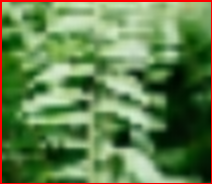
#> input picture images/1227_6_[[630, 340], [842, 524]]_EDSR.png, 212 x 184 px, given in place of 475_4.jpg, which was not available
$ python image.py
#> lines starting #> are read from the running program, lines starting #| are printed output that depends on the picture; pictures that were not available may be replaced by others from this repository, and a replacement may not be noted
import os

import cv2

x_path = r'./data/Archive/low_res'
y_path = r'./data/Archive/high_res'
out_RRDB_path = r'./results/RRDBNet/300_300test'
out_EDSR_path = r'./results/EDSR/300_300test'
x_name = '475_4'
y_name = '475'
h, w = 300, 200

x = cv2.imread(os.path.join(x_path, x_name + '.jpg'))
#> x is the input picture: shape (184, 212, 3); mean B, G, R 77.2, 129.1, 98.4
x = cv2.resize(x, (h * 4, w * 4))
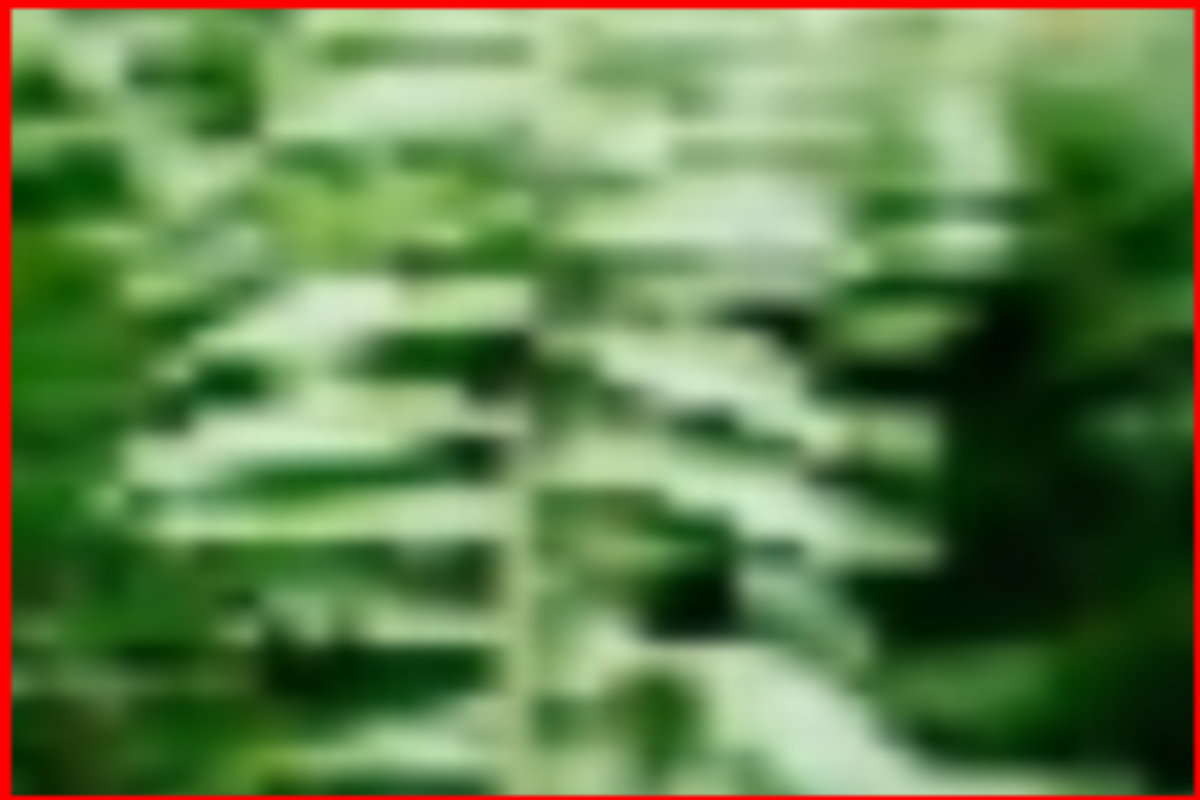
#> x: shape (800, 1200, 3); mean B, G, R 77.1, 129, 98.3
print(x.shape)
#| (800, 1200, 3)
y = cv2.imread(os.path.join(y_path, y_name + '.jpg'))
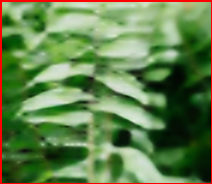
#> input picture images/1227_6_[[630, 340], [842, 524]]_RRDB.png, 212 x 184 px, given in place of 475.jpg, which was not available
#> y is the input picture: shape (184, 212, 3); mean B, G, R 76.4, 128.7, 97.8
y = cv2.resize(y, (h * 4, w * 4))
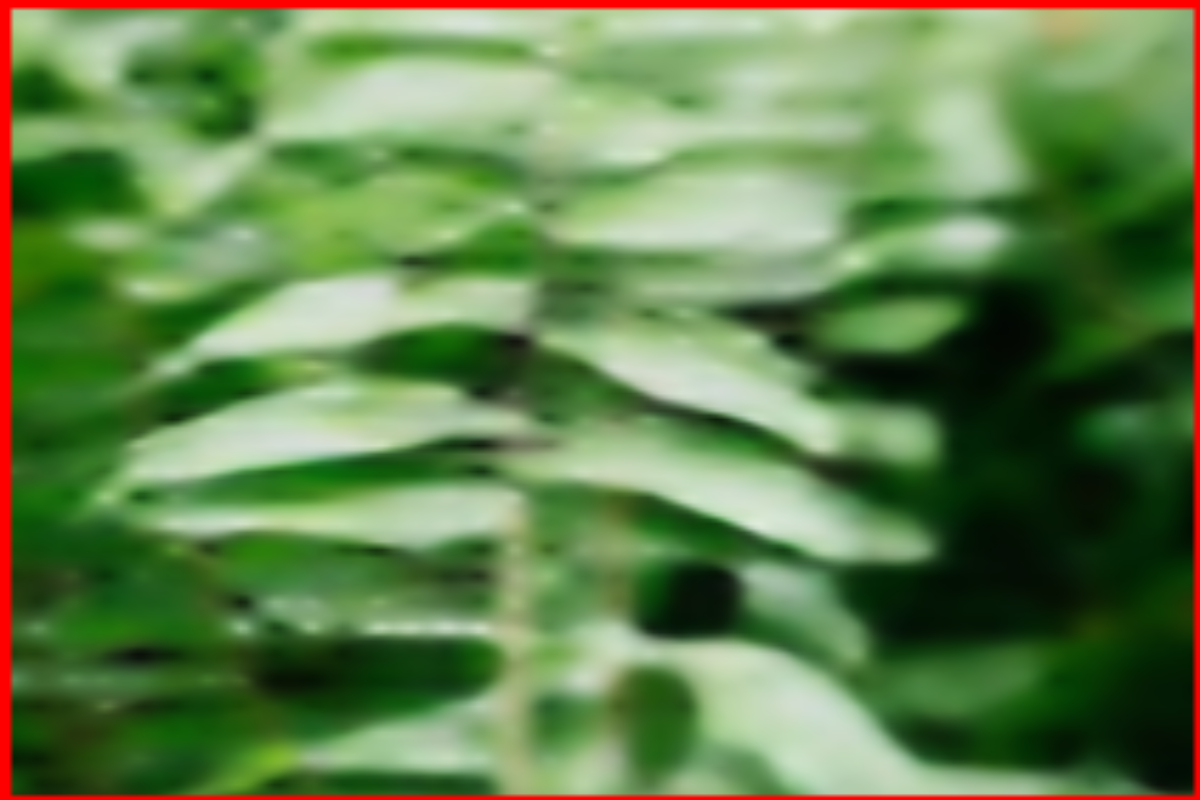
#> y: shape (800, 1200, 3); mean B, G, R 76.3, 128.6, 97.7
print(y.shape)
#| (800, 1200, 3)
out1 = cv2.imread(os.path.join(out_RRDB_path, x_name + '.png'))
out2 = cv2.imread(os.path.join(out_EDSR_path, x_name + '.png'))

index = []
temp = 0


def mouse_callback(event, x1, y1, flags, userdata):
    global index, temp
    if event & cv2.EVENT_LBUTTONDOWN == cv2.EVENT_LBUTTONDOWN:
        index.append([x1, y1])
        print('address=', [x1, y1])
    if len(index) == 2:
        cv2.rectangle(y, index[0], index[1], (0, 0, 255), thickness=2)
        cv2.rectangle(out1, index[0], index[1], (0, 0, 255), thickness=2)
        cv2.rectangle(out2, index[0], index[1], (0, 0, 255), thickness=2)
        yf = index[0][0]
        yt = index[1][0]
        xf = index[0][1]
        xt = index[1][1]
        x_sub = x[xf:xt, yf:yt, ...]
        y_sub = y[xf:xt, yf:yt, ...]
        out1_sub = out1[xf:xt, yf:yt, ...]
        out2_sub = out2[xf:xt, yf:yt, ...]
        # 保存sub
        name = r'./images/' + f'{x_name}_{str(index)}' + '_{}.png'
        cv2.imwrite(name.format('x'), x_sub)
        cv2.imwrite(name.format('y'), y_sub)
        cv2.imwrite(name.format('RRDB'), out1_sub)
        cv2.imwrite(name.format('EDSR'), out2_sub)
        temp += 1
        index.clear()


cv2.namedWindow(f'{y_name}')
cv2.setMouseCallback(f'{y_name}', mouse_callback)
while True:
    cv2.imshow(f'{x_name}', x)
    cv2.imshow(f'{y_name}', y)
    cv2.imshow(f'{x_name}+RRDB', out1)
    cv2.imshow(f'{x_name}+EDSR', out2)

    key = cv2.waitKey(1)
#> (key q is pressed here)

    if key == ord('q'):
        break
